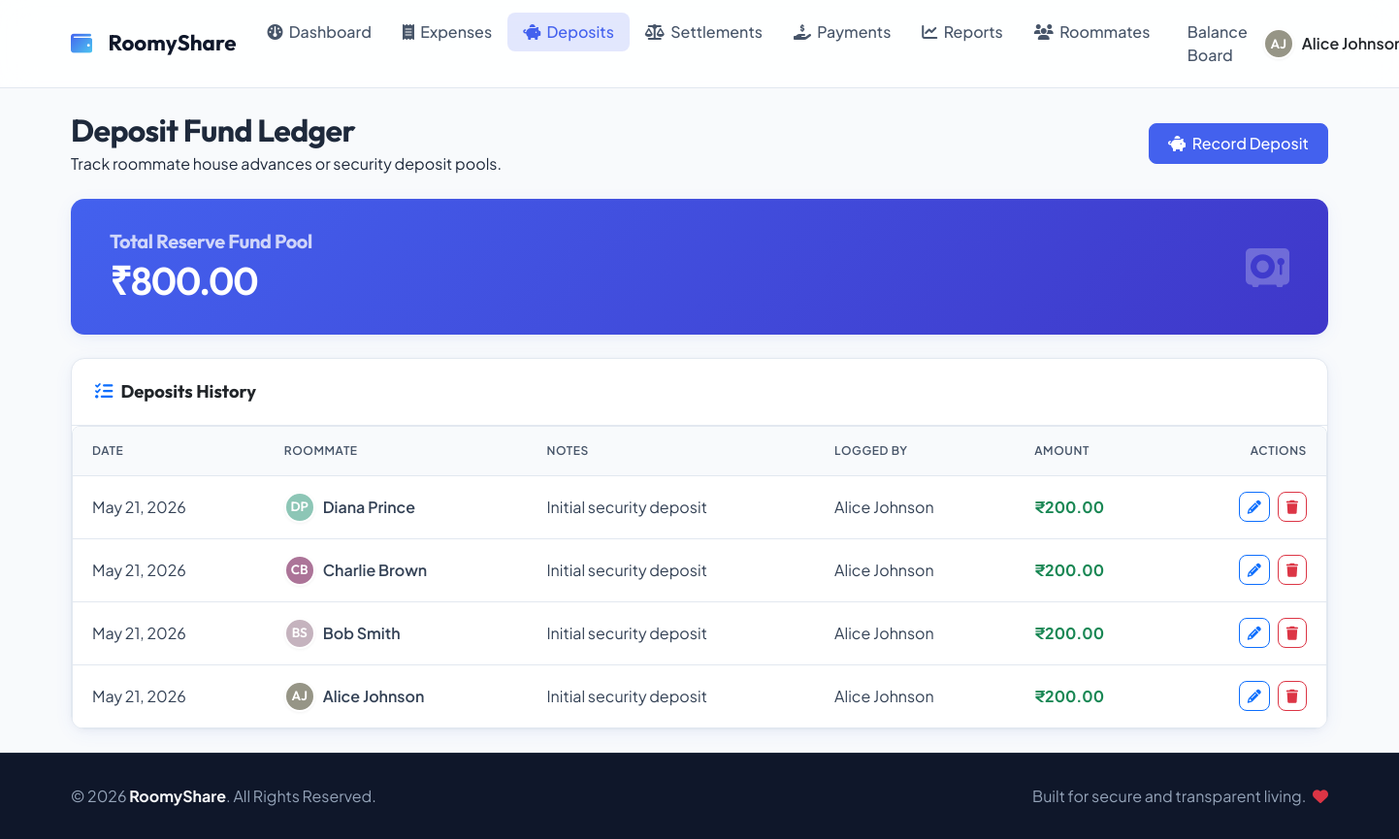
The page /deposits.php (signed in) on the database its author committed.
### tables this page shows
CREATE TABLE IF NOT EXISTS `deposits` (
  `id` INT AUTO_INCREMENT PRIMARY KEY,
  `member_id` INT NOT NULL,
  `amount` DECIMAL(10,2) NOT NULL,
  `date` DATE NOT NULL,
  `notes` TEXT DEFAULT NULL,
  `created_by` INT NOT NULL,
  `created_at` TIMESTAMP DEFAULT CURRENT_TIMESTAMP,
  FOREIGN KEY (`member_id`) REFERENCES `members` (`id`) ON DELETE CASCADE,
  FOREIGN KEY (`created_by`) REFERENCES `members` (`id`) ON DELETE CASCADE
);

CREATE TABLE IF NOT EXISTS `members` (
  `id` INT AUTO_INCREMENT PRIMARY KEY,
  `name` VARCHAR(100) NOT NULL,
  `email` VARCHAR(100) NOT NULL UNIQUE,
  `phone` VARCHAR(20) DEFAULT NULL,
  `password_hash` VARCHAR(255) NOT NULL,
  `role` ENUM('admin', 'member') NOT NULL DEFAULT 'member',
  `status` ENUM('active', 'inactive') NOT NULL DEFAULT 'active',
  `avatar` VARCHAR(255) DEFAULT NULL,
  `created_at` TIMESTAMP DEFAULT CURRENT_TIMESTAMP
);

### includes/auth.php (called while the page is built, shortened)
<?php
function is_admin() {
    return (isset($_SESSION['user_role']) && $_SESSION['user_role'] === 'admin');
}
function sanitize($data) {
    if (is_array($data)) {
        foreach ($data as $key => $value) {
            $data[$key] = sanitize($value);
        }
    } else {
        $data = trim($data);
        $data = stripslashes($data);
        $data = htmlspecialchars($data, ENT_QUOTES, 'UTF-8');
    }
    return $data;
}

### includes/functions.php (called while the page is built, shortened)
<?php
function format_currency($amount) {
    return '₹' . number_format((float)$amount, 2);
}
function get_avatar_initials($name) {
    $words = explode(" ", $name);
    $initials = "";
    $count = 0;
    foreach ($words as $w) {
        if ($count < 2 && !empty($w)) {
            $initials .= strtoupper($w[0]);
            $count++;
        }
    }
    return $initials ?: '?';
}
function get_avatar_bg($name) {
    $hash = md5($name);
    $r = hexdec(substr($hash, 0, 2)) % 100 + 100;
    $g = hexdec(substr($hash, 2, 2)) % 100 + 100;
    $b = hexdec(substr($hash, 4, 2)) % 100 + 100;
    return "rgb($r, $g, $b)";
}

### deposits.php (the view, shortened to what this page needs)
<?php
require_once 'config/database.php';
require_once 'includes/auth.php';
require_once 'includes/functions.php';
$is_admin = is_admin();
$deposits_list = [];
$total_deposits_sum = 0.0;
$res = $conn->query("SELECT d.id, d.member_id, d.amount, d.date, d.notes, m_target.name AS roommate_name, m_creator.name AS creator_name FROM deposits d JOIN members m_target ON d.member_id = m_target.id JOIN members m_creator ON d.created_by = m_creator.id ORDER BY d.date DESC, d.id DESC");
while ($row = $res->fetch_assoc()) {
    $deposits_list[] = $row;
    $total_deposits_sum += (float)$row['amount'];
}
require_once 'includes/header.php';
?>
<div class="row mb-4 align-items-center">
    <div class="col-sm-8 mb-3 mb-sm-0">
        <h2 class="fw-bold text-slate-900 mb-1">Deposit Fund Ledger</h2>
        <p class="text-slate-500 mb-0">Track roommate house advances or security deposit pools.</p>
    </div>
    <div class="col-sm-4 text-sm-end">
        <?php if ($is_admin): ?>
            <button class="btn btn-primary" data-bs-toggle="modal" data-bs-target="#addDepositModal">
                <i class="fa-solid fa-piggy-bank me-1"></i> Record Deposit
            </button>
        <?php endif; ?>
    </div>
</div>
<div class="card card-custom p-4 mb-4" style="background: linear-gradient(135deg, var(--primary), var(--secondary)); border: none;">
    <div class="card-body py-2 d-flex justify-content-between align-items-center flex-wrap gap-3">
        <div class="text-white">
            <h5 class="fw-bold mb-1 opacity-75">Total Reserve Fund Pool</h5>
            <h1 class="fw-extrabold mb-0" style="font-size: 2.5rem; letter-spacing: -0.03em;"><?php echo format_currency($total_deposits_sum); ?></h1>
        </div>
        <div class="fs-1 text-white opacity-25">
            <i class="fa-solid fa-vault"></i>
        </div>
    </div>
</div>
<div class="card card-custom p-0">
    <div class="card-header-custom">
        <span class="fw-bold"><i class="fa-solid fa-list-check text-primary me-2"></i>Deposits History</span>
    </div>
    <div class="card-body p-0">
        <?php if (empty($deposits_list)): ?>
            <div class="text-center py-5">
                <span class="text-slate-400"><i class="fa-solid fa-piggy-bank d-block fs-1 mb-2"></i>No deposits recorded yet.</span>
            </div>
        <?php else: ?>
            <div class="table-responsive table-responsive-custom">
                <table class="table table-custom">
                    <thead>
                        <tr>
                            <th>Date</th>
                            <th>Roommate</th>
                            <th>Notes</th>
                            <th>Logged By</th>
                            <th>Amount</th>
                            <?php if ($is_admin): ?>
                                <th class="text-end">Actions</th>
                            <?php endif; ?>
                        </tr>
                    </thead>
                    <tbody>
                        <?php foreach ($deposits_list as $dep): ?>
                            <tr>
                                <td><?php echo date("M d, Y", strtotime($dep['date'])); ?></td>
                                <td>
                                    <div class="d-flex align-items-center">
                                        <div class="avatar-circle avatar-sm me-2" style="background-color: <?php echo get_avatar_bg($dep['roommate_name']); ?>;">
                                            <?php echo get_avatar_initials($dep['roommate_name']); ?>
                                        </div>
                                        <span class="fw-semibold text-slate-800"><?php echo sanitize($dep['roommate_name']); ?></span>
                                    </div>
                                </td>
                                <td><?php echo !empty($dep['notes']) ? sanitize($dep['notes']) : '<span class="text-slate-400 small">N/A</span>'; ?></td>
                                <td><?php echo sanitize($dep['creator_name']); ?></td>
                                <td class="fw-bold text-success fs-6"><?php echo format_currency($dep['amount']); ?></td>
                                <?php if ($is_admin): ?>
                                    <td class="text-end">
                                        <div class="d-inline-flex gap-2">
                                            <button class="btn btn-sm btn-outline-primary py-1 px-2 edit-deposit-btn"
                                                    data-id="<?php echo $dep['id']; ?>"
                                                    data-memberid="<?php echo $dep['member_id']; ?>"
                                                    data-amount="<?php echo $dep['amount']; ?>"
                                                    data-date="<?php echo $dep['date']; ?>"
                                                    data-notes="<?php echo sanitize($dep['notes']); ?>"
                                                    data-bs-toggle="modal"
                                                    data-bs-target="#editDepositModal"
                                                    title="Edit Deposit">
                                                <i class="fa-solid fa-pencil"></i>
                                            </button>
                                            <a href="deposits.php?delete=<?php echo $dep['id']; ?>"
                                               class="btn btn-sm btn-outline-danger py-1 px-2"
                                               title="Delete Deposit"
                                               onclick="return confirmDelete('Are you sure you want to delete this deposit record? This will adjust their total deposit balance.')">
                                                <i class="fa-solid fa-trash"></i>
                                            </a>
                                        </div>
                                    </td>
                                <?php endif; ?>
                            </tr>
                        <?php endforeach; ?>
                    </tbody>
                </table>
            </div>
        <?php endif; ?>
    </div>
</div>
<?php
require_once 'includes/footer.php';
?>

### rows shown on the page
deposits: date "May 21, 2026", member.name "DP", member.name "Diana Prince", notes "Initial security deposit", created_by.name "Alice Johnson", amount "₹200.00"
deposits: date "May 21, 2026", member.name "CB", member.name "Charlie Brown", notes "Initial security deposit", created_by.name "Alice Johnson", amount "₹200.00"
deposits: date "May 21, 2026", member.name "BS", member.name "Bob Smith", notes "Initial security deposit", created_by.name "Alice Johnson", amount "₹200.00"
deposits: date "May 21, 2026", member.name "AJ", member.name "Alice Johnson", notes "Initial security deposit", amount "₹200.00"

### other values the page prints
get_avatar_initials($_SESSION['user_name']) "AJ"
$_SESSION['user_name'] "Alice…"
format_currency($total_deposits_sum) "₹800.00"
